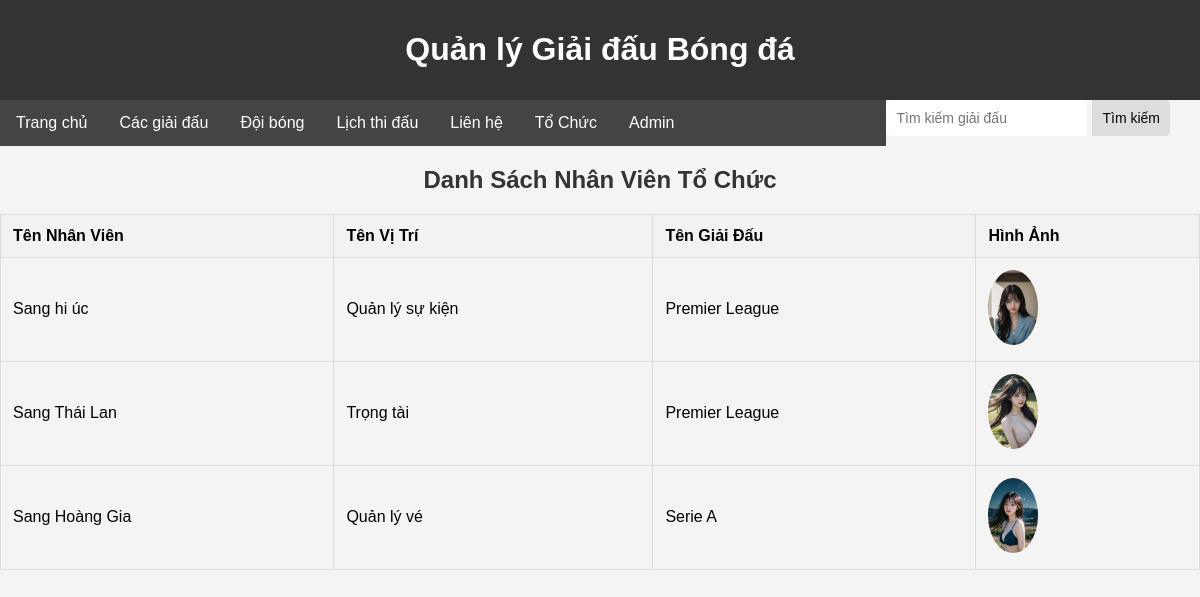
Page /QLGIAIDAUBONGDA/tochuc.php on the committed database.
### tables this page shows
CREATE TABLE `nhanvientochuc` (
  `MaNhanVien` int(11) NOT NULL,
  `TenNhanVien` varchar(255) NOT NULL,
  `TenViTri` varchar(255) NOT NULL,
  `MaViTri` int(11) DEFAULT NULL,
  `MaGiaiDau` int(11) NOT NULL,
  `HinhAnh` varchar(255) DEFAULT NULL
);

CREATE TABLE `giaidau` (
  `MaGiaiDau` int(11) NOT NULL,
  `TenGiaiDau` varchar(255) NOT NULL,
  `MoTa` varchar(255) NOT NULL,
  `SoDoi` int(11) NOT NULL,
  `DiaDiem` varchar(255) DEFAULT NULL,
  `HinhAnh` varchar(255) DEFAULT NULL
);

### QLGIAIDAUBONGDA/tochuc.php (the view, shortened to what this page needs)
<!DOCTYPE html>
<html lang="en">
<head>
</head>
<body>
    <?php include 'components/user_header.php'; ?>
    <h2>Danh Sách Nhân Viên Tổ Chức</h2>
    <?php
    include('admincp/config/config.php');
    $queryTranDau = "
SELECT
   TenNhanVien,TenViTri,NhanVienToChuc.HinhAnh,
    tenGiai.TenGiaiDau AS TenGiaiDau
FROM NhanVienToChuc
INNER JOIN GiaiDau AS tenGiai ON NhanVienToChuc.MaGiaiDau = tenGiai.MaGiaiDau";
    $resultTranDau = $conn->query($queryTranDau);
    if ($resultTranDau->num_rows > 0) {
        echo "<table>";
        echo "<tr><th>Tên Nhân Viên</th><th>Tên Vị Trí</th><th>Tên Giải Đấu</th><th>Hình Ảnh</th></tr>";
        while ($row = $resultTranDau->fetch_assoc()) {
            echo "<tr>";
            echo "<td>" . $row["TenNhanVien"] . "</td>";
            echo "<td>" . $row["TenViTri"] . "</td>";
            echo "<td>" . $row["TenGiaiDau"] . "</td>";
            echo "<td><img src='images/" . $row["HinhAnh"] . "' alt='Hình ảnh' width='50'></td>";
            echo "</tr>";
        }
        echo "</table>";
    } else {
        echo "Không có dữ liệu nhân viên tổ chức.";
    }
    ?>
</body>
</html>

### QLGIAIDAUBONGDA/tochuc.php (style rules this page uses)
body { font-family: 'Arial', sans-serif; background-color: #f9f9f9; margin: 0; padding: 0; }
h2 { text-align: center; color: #333; }
table { width: 100%; border-collapse: collapse; margin-top: 20px; }
table, th, td { border: 1px solid #ddd; }
th, td { padding: 12px; text-align: left; }
th { background-color: #f2f2f2; }
img { max-width: 50px; height: auto; border-radius: 50%; }

### QLGIAIDAUBONGDA/components/user_header.php (style rules this page uses)
body { font-family: Arial, sans-serif; margin: 0; padding: 0; background-color: #f4f4f4; }

### rows in the picture
nhanvientochuc: TenNhanVien "Sang hi úc", TenViTri "Quản lý sự kiện", giaidau.TenGiaiDau "Premier League", HinhAnh (picture)
nhanvientochuc: TenNhanVien "Sang Thái Lan", TenViTri "Trọng tài", giaidau.TenGiaiDau "Premier League", HinhAnh (picture)
nhanvientochuc: TenNhanVien "Sang Hoàng Gia", TenViTri "Quản lý vé", giaidau.TenGiaiDau "Serie A", HinhAnh (picture)
